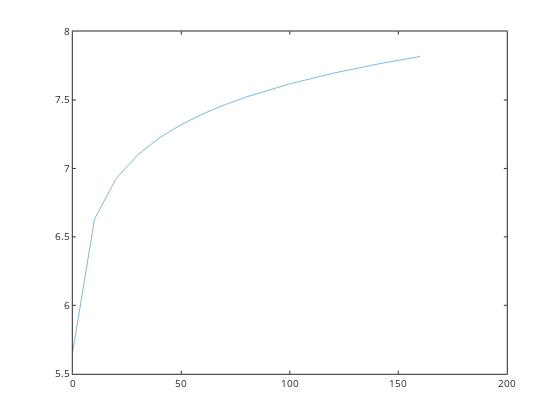

The cell this chart's notebook holds for it:
### Code cell
plot(time,pHphreeqc)

### Figure 1 — Plotly figure (JSON) as saved in the notebook; plotly's stock layout.template omitted (floating-point values rounded to 4 significant figures)
{"data": [{"line": {"color": "rgb(0,113,188)", "dash": "solid", "width": 0.5}, "marker": {"color": "rgb(0,113,188)", "line": {"color": "rgb(0,113,188)"}, "size": 6, "symbol": "none"}, "mode": "lines", "name": "", "showlegend": false, "type": "scatter", "visibility": true, "x": [0, 10, 20, 30, 40, 50, 60, 70, 80, 90, 100, 120, 140, 160], "xaxis": "x", "y": [5.664, 6.631, 6.927, 7.101, 7.225, 7.321, 7.399, 7.465, 7.522, 7.572, 7.617, 7.695, 7.761, 7.817], "yaxis": "y"}], "layout": {"height": 420, "hovermode": "closest", "margin": {"b": 0, "l": 0, "r": 0, "t": 0}, "plot_bgcolor": "rgba(0,0,0,0)", "showlegend": false, "width": 560, "xaxis": {"anchor": "y", "autorange": false, "domain": [0.13, 0.905], "exponentformat": "none", "gridcolor": "rgba(38,38,38,0.15)", "gridwidth": 1, "linecolor": "rgb(38,38,38)", "linewidth": 1, "mirror": "ticks", "range": [0, 200], "showgrid": false, "showline": true, "side": "bottom", "spikedash": "solid", "spikemode": "across", "spikesides": false, "spikethickness": 1, "tickangle": 0, "tickcolor": "rgb(38,38,38)", "tickfont": {"color": "rgb(38,38,38)", "size": 10}, "ticklen": 3, "ticks": "inside", "ticktext": ["0", "50", "100", "150", "200"], "tickvals": [0, 50, 100, 150, 200], "title": {"font": {"color": "rgb(0,0,0)", "size": 11}, "text": ""}, "type": "linear", "visible": true, "zeroline": false}, "yaxis": {"anchor": "x", "autorange": false, "domain": [0.11, 0.925], "exponentformat": "none", "gridcolor": "rgba(38,38,38,0.15)", "gridwidth": 1, "linecolor": "rgb(38,38,38)", "linewidth": 1, "mirror": "ticks", "range": [5.5, 8], "showgrid": false, "showline": true, "side": "left", "spikedash": "solid", "spikemode": "across", "spikesides": false, "spikethickness": 1, "tickangle": 0, "tickcolor": "rgb(38,38,38)", "tickfont": {"color": "rgb(38,38,38)", "size": 10}, "ticklen": 3, "ticks": "inside", "ticktext": ["5.5", "6", "6.5", "7", "7.5", "8"], "tickvals": [5.5, 6, 6.5, 7, 7.5, 8], "title": {"font": {"color": "rgb(0,0,0)", "size": 11}, "text": ""}, "type": "linear", "visible": true, "zeroline": false}}}
